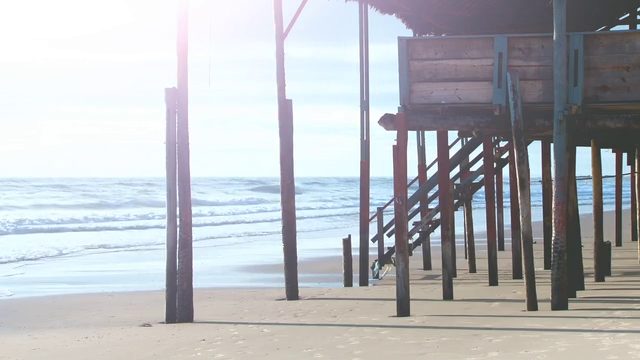
#> input picture frame 62 of Image Processing Coding/Exercise/video.mp4, 640 x 360 px, given in place of takip.mp4, which was not available
$ python Tracking.py
#> lines starting #> are read from the running program, lines starting #| are printed output that depends on the picture; after the words box and inside, x2 and y2 are one past the last pixel; in counts of white or black regions, pixels touching at a corner belong together; pictures that were not available may be replaced by others from this repository, and a replacement may not be noted
import cv2
import numpy as np

img = np.zeros((300, 300, 1), np.uint8)
cv2.namedWindow('Trackbar')

def func(value):
    print(value)

cv2.createTrackbar('LowB', 'Trackbar', 0, 255, func)
#> slider 'LowB' is set to 51
cv2.createTrackbar('HighB', 'Trackbar', 0, 255, func)
#> slider 'HighB' is set to 255
cv2.createTrackbar('LowG', 'Trackbar', 0, 255, func)
#> slider 'LowG' is set to 51
cv2.createTrackbar('HighG', 'Trackbar', 0, 255, func)
#> slider 'HighG' is set to 255
cv2.createTrackbar('LowR', 'Trackbar', 0, 255, func)
#> slider 'LowR' is set to 51
cv2.createTrackbar('HighR', 'Trackbar', 0, 255, func)
#> slider 'HighR' is set to 255

tracking = cv2.VideoCapture("takip.mp4")

if not tracking.isOpened():
    print("Video cannot be opened!")
    exit()

while True:

    control, catch = tracking.read()
#> catch is the input picture: shape (360, 640, 3); mean B, G, R 188.2, 184.2, 181.6
    if not control:
        print("Video don't read.")
        break

    catch_resized = cv2.resize(catch, (400, 400), interpolation=cv2.INTER_AREA)
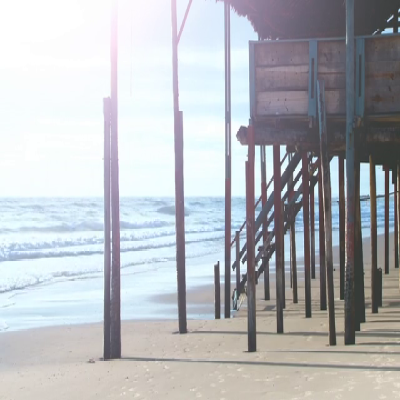
#> catch_resized: shape (400, 400, 3); mean B, G, R 188.2, 184.2, 181.6

    LowB = cv2.getTrackbarPos('LowB', 'Trackbar')
    HighB = cv2.getTrackbarPos('HighB', 'Trackbar')
    LowG = cv2.getTrackbarPos('LowG', 'Trackbar')
    HighG = cv2.getTrackbarPos('HighG', 'Trackbar')
    LowR = cv2.getTrackbarPos('LowR', 'Trackbar')
    HighR = cv2.getTrackbarPos('HighR', 'Trackbar')
    low = np.array([LowB, LowG, LowR])
    high = np.array([HighB, HighG, HighR])
    goal = cv2.inRange(catch_resized, low, high)
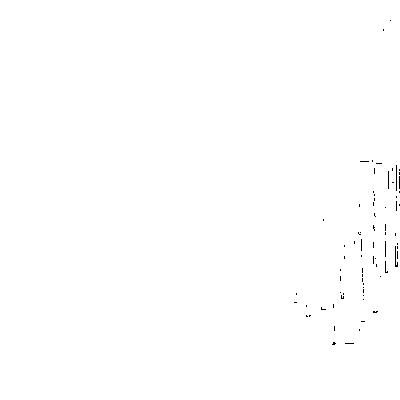
#> goal: shape (400, 400); 99.8% white; black in thin lines or dots, all inside (x1, y1, x2, y2) = (294, 20, 400, 345)
    last = cv2.bitwise_and(catch_resized, catch_resized, mask=goal)
    combined = np.hstack((catch_resized, cv2.cvtColor(goal, cv2.COLOR_GRAY2BGR), last))
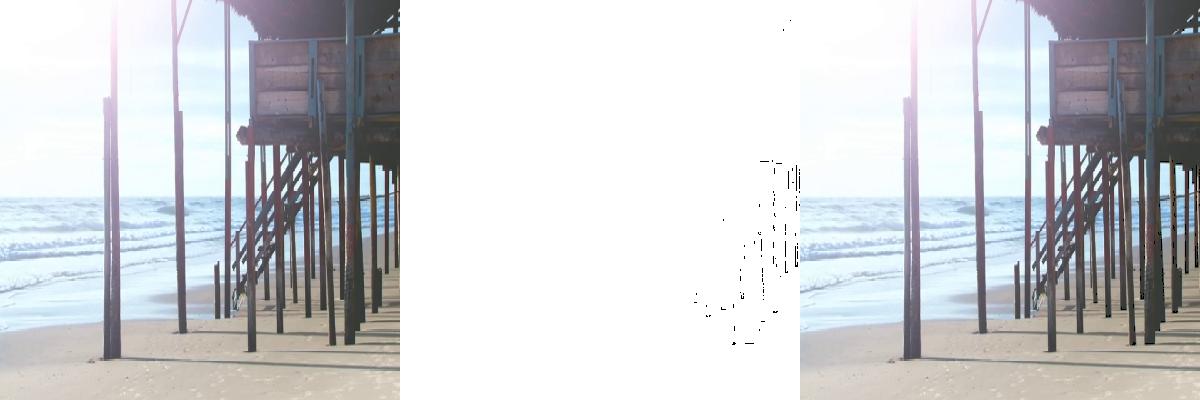
#> combined: shape (400, 1200, 3); mean B, G, R 210.2, 207.6, 205.8
    cv2.imshow('Trackbar', img)
    cv2.imshow('Videos', combined)
    if cv2.waitKey(20) & 0xFF == ord('q'):
#> (key q is pressed here)
        break

tracking.release()
cv2.destroyAllWindows()

$ run again, starting later in the video
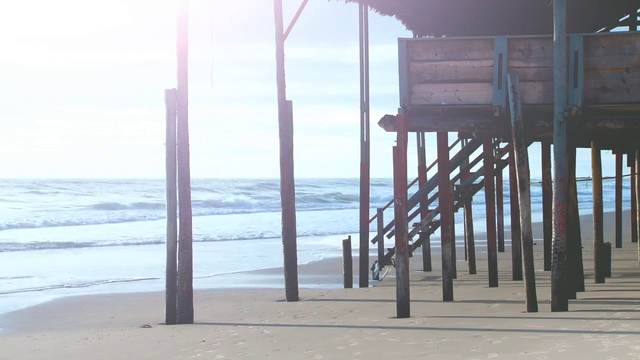
#> input picture frame 283 of Image Processing Coding/Exercise/video.mp4, 640 x 360 px, given in place of takip.mp4, which was not available
#> catch is the input picture: shape (360, 640, 3); mean B, G, R 185, 179.1, 174.7
#> `goal = cv2.inRange(catch_resized, low, high)`:
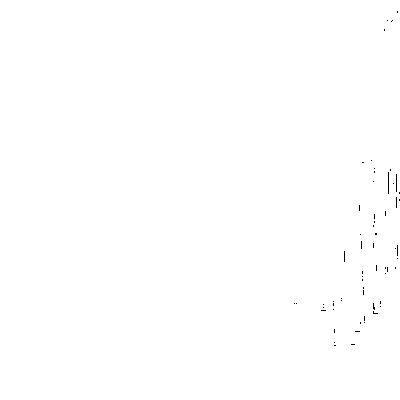
#> goal: shape (400, 400); 99.9% white; black in thin lines or dots, all inside (x1, y1, x2, y2) = (294, 11, 400, 346)
#> `combined = np.hstack((catch_resized, cv2.cvtColor(goal, cv2.COLOR_GRAY..`:
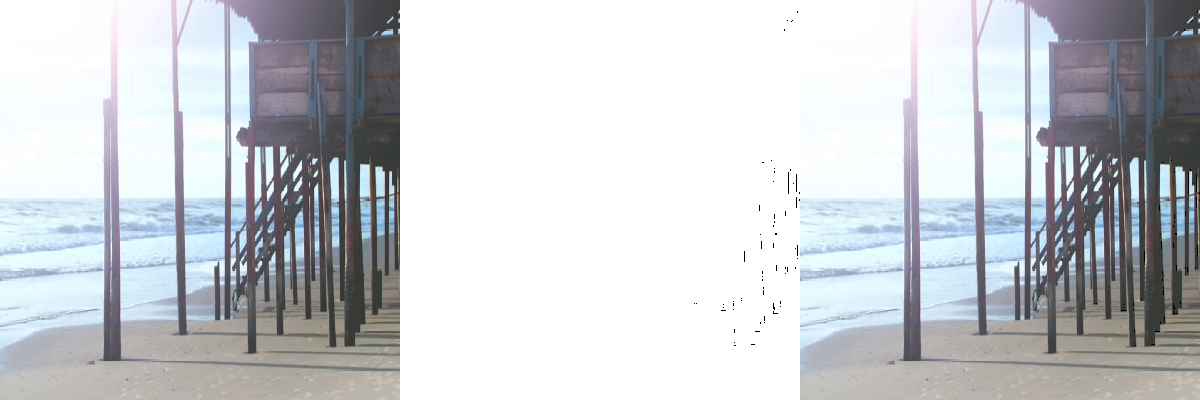
#> combined: shape (400, 1200, 3); mean B, G, R 208.2, 204.3, 201.3

$ run again, starting later in the video
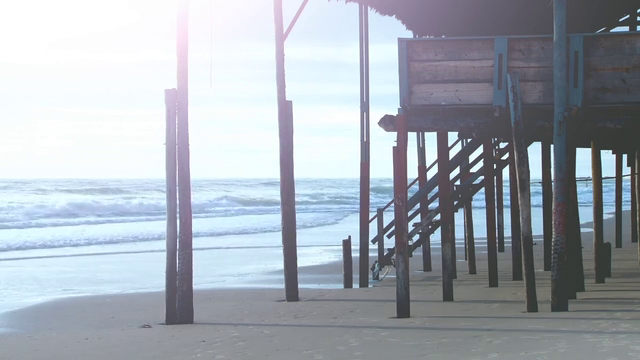
#> input picture frame 503 of Image Processing Coding/Exercise/video.mp4, 640 x 360 px, given in place of takip.mp4, which was not available
#> catch is the input picture: shape (360, 640, 3); mean B, G, R 179.9, 171.2, 164
#> `goal = cv2.inRange(catch_resized, low, high)`:
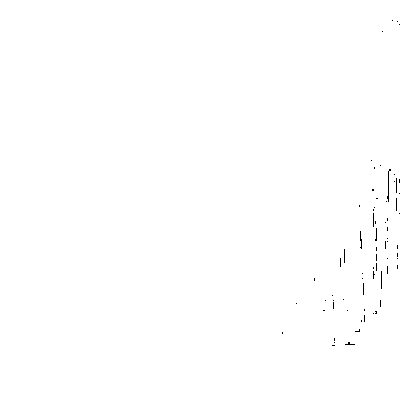
#> goal: shape (400, 400); 99.8% white; black in thin lines or dots, all inside (x1, y1, x2, y2) = (282, 20, 400, 346)
#> `combined = np.hstack((catch_resized, cv2.cvtColor(goal, cv2.COLOR_GRAY..`:
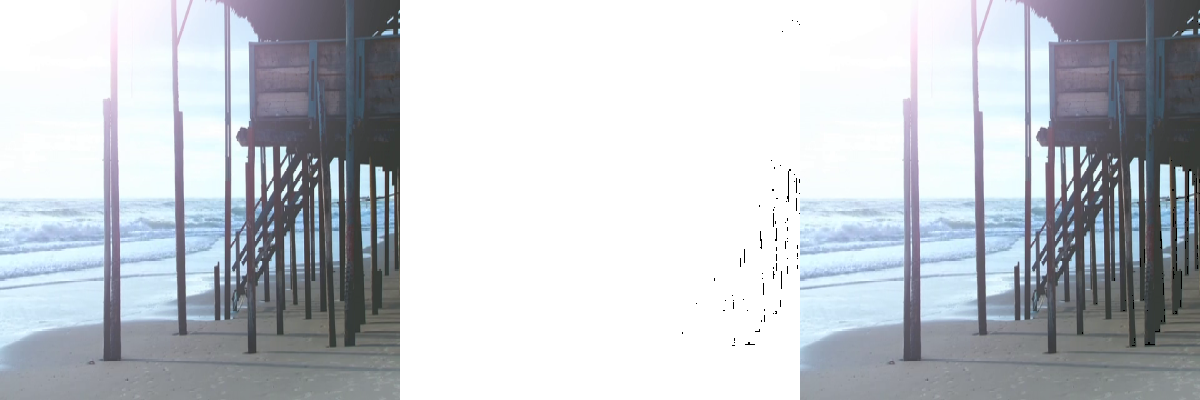
#> combined: shape (400, 1200, 3); mean B, G, R 204.7, 198.9, 194.1
